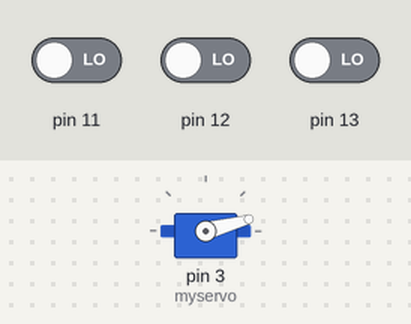
A sketch run on a simulated Arduino Uno, built with avr-gcc and run on an emulated ATmega328P. Shown: servo. Inputs (shaded band) come from the test bench; at power-on: pin 11 LOW, pin 12 LOW, pin 13 LOW.

Above: at 1.2 s.
1.3 s: pin 11 driven HIGH
At 2.6 s:
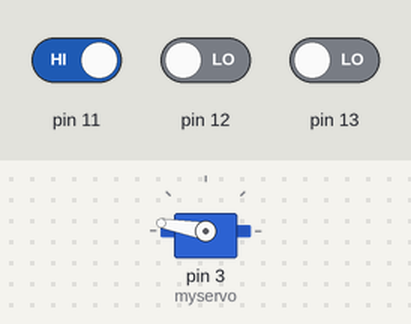
2.9 s: pin 11 driven LOW
At 4.2 s:
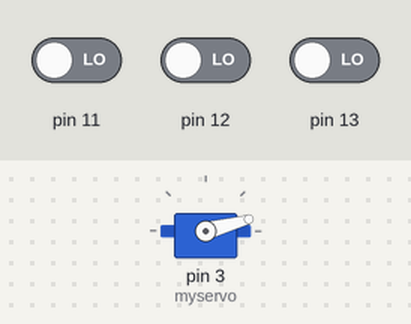
4.5 s: pin 12 driven HIGH
At 5.5 s:
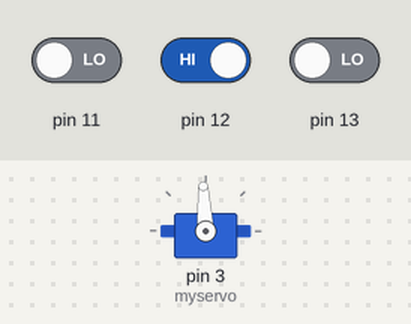
6.1 s: pin 12 driven LOW
At 6.5 s:
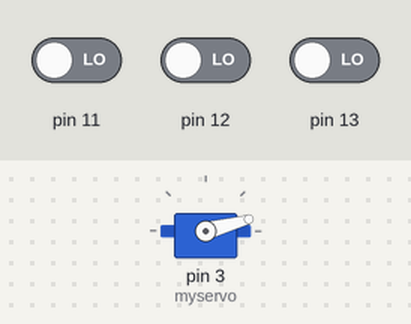
Timing chart, 0 to 8.7 s (numbered marks = the images above; inputs shaded):
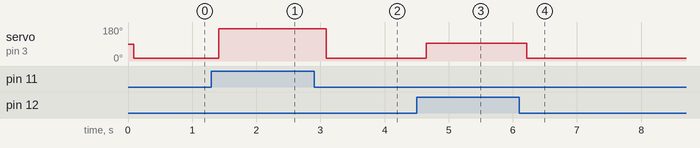

The sketch:

30x30___20x20___10x10_Boxes.ino
```cpp
#include <Servo.h>

Servo myservo;  // create servo object to control a servo


void setup() {


   pinMode (11, INPUT);
   pinMode (13, INPUT);
   pinMode (12, INPUT);


   // initialize serial communication at 9600 bits per second:
  Serial.begin(9600);

  myservo.attach(3);  // attaches the servo on pin 9 to the servo object

}

void loop() {

  int Vx = digitalRead ( 11 ) ; // 30x30 Box
  delay(30);
  int Vy = digitalRead ( 12 ) ; // 20x20 Box
  delay(30);
  int Vz = digitalRead ( 13 ) ; // 10x10 Box
  delay(30);


  if ( Vx == HIGH  )
  {
    myservo.write(170);              // tell servo to go to position '180'
    delay(30);                       // waits 30ms for the servo to reach the position
  }

  else if ( Vy == HIGH && Vx == LOW )
  {
    myservo.write(93);              // tell servo to go to position '90'
    delay(30);                       // waits 30ms for the servo to reach the position
  }

  else if ( Vy == LOW && Vx == LOW && Vz == HIGH)
  {
    myservo.write(15);              // tell servo to go to position '0'
    delay(30);                       // waits 30ms for the servo to reach the position
  }

  else
  {
    myservo.write(15);              // tell servo to go to position '0'
    delay(30);                       // waits 30ms for the servo to reach the position

  }


}
```

Measured:
- after the input at 1.3 s, servo on pin 3 (myservo): 15° → 170° after 0.11 s
- after the input at 2.9 s, servo on pin 3 (myservo): 170° → 15° after 0.19 s
- after the input at 4.5 s, servo on pin 3 (myservo): 15° → 93° after 0.15 s
- after the input at 6.1 s, servo on pin 3 (myservo): 93° → 15° after 0.11 s
